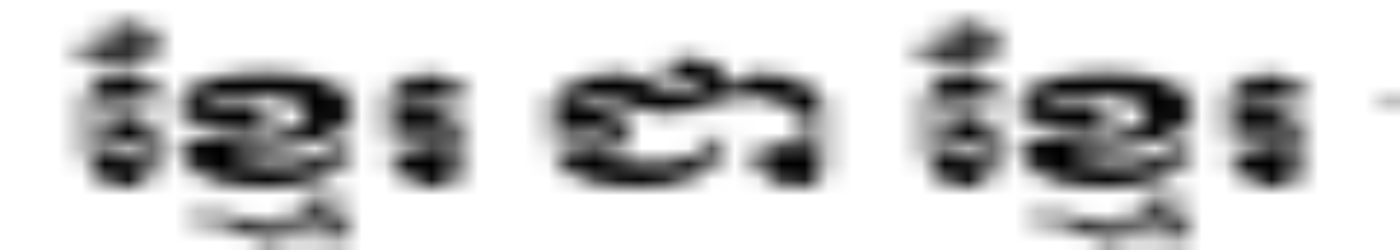
#> input picture kh_text_10.png, 1400 x 250 px
$ python blur.py --images .   (older library calls are emulated)
#> lines starting #> are read from the running program, lines starting #| are printed output that depends on the picture; after the words box and inside, x2 and y2 are one past the last pixel; in counts of white or black regions, pixels touching at a corner belong together
# import the necessary packages
from imutils import paths
import argparse
import cv2
import os

def variance_of_laplacian(image):
    # compute the Laplacian of the image and then return the focus
    # measure, which is simply the variance of the Laplacian
    return cv2.Laplacian(image, cv2.CV_64F).var()

# construct the argument parse and parse the arguments
ap = argparse.ArgumentParser()
ap.add_argument("-i", "--images", required=True,
    help="path to input directory of images")
ap.add_argument("-t", "--threshold", type=float, default=100.0,
    help="focus measures that fall below this value will be considered 'blurry'")
ap.add_argument("-o", "--output", required=False, default="output",
    help="path to output directory for labeled images")
args = vars(ap.parse_args())

# Create output folder if it doesn't exist
os.makedirs(args["output"], exist_ok=True)

# loop over the input images
for imagePath in paths.list_images(args["images"]):
    # load the image, convert it to grayscale, and compute the
    # focus measure of the image using the Variance of Laplacian
    image = cv2.imread(imagePath)
#> image is the input picture: shape (250, 1400, 3); min 0, max 255, mean 202.7
    gray = cv2.cvtColor(image, cv2.COLOR_BGR2GRAY)
    fm = variance_of_laplacian(gray)
#> fm = 3.44
    text = "Not Blurry"
    # if the focus measure is less than the supplied threshold,
    # then the image should be considered "blurry"
    if fm < args["threshold"]:
        text = "Blurry"
    # show the image with label
    cv2.putText(image, "{}: {:.2f}".format(text, fm), (10, 30),
        cv2.FONT_HERSHEY_SIMPLEX, 0.8, (0, 0, 255), 3)
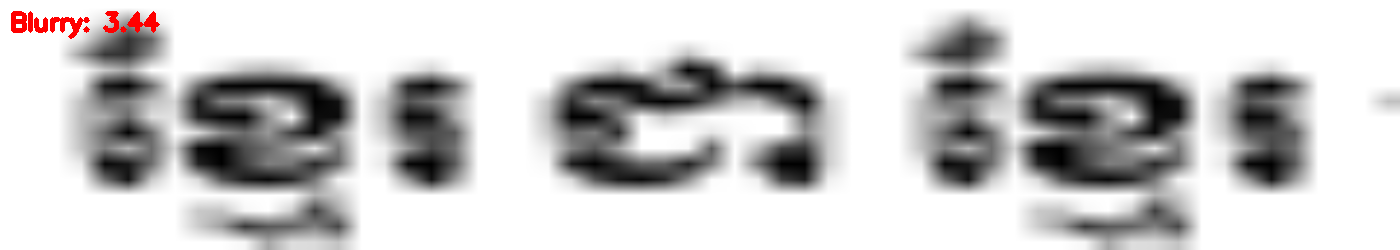
#> image: shape (250, 1400, 3); 0.44% of pixels changed, all inside (x1, y1, x2, y2) = (11, 11, 160, 39)
    # Save the image to output directory with the same filename
    outputPath = os.path.join(args["output"], os.path.basename(imagePath))
    cv2.imwrite(outputPath, image)
    # Optionally, show the image
    cv2.imshow("Image", image)
    key = cv2.waitKey(0)
#> (key Esc is pressed here)
